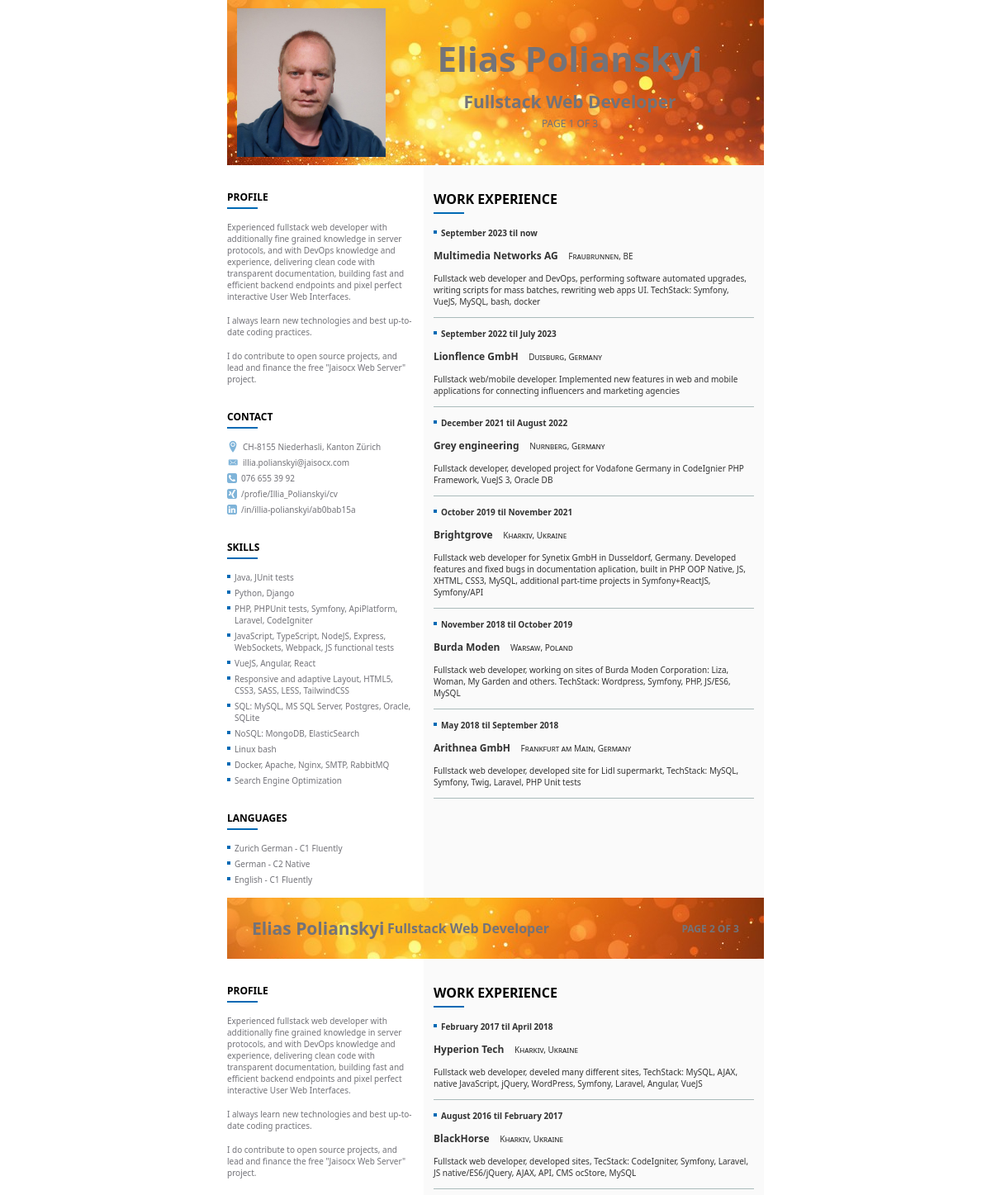
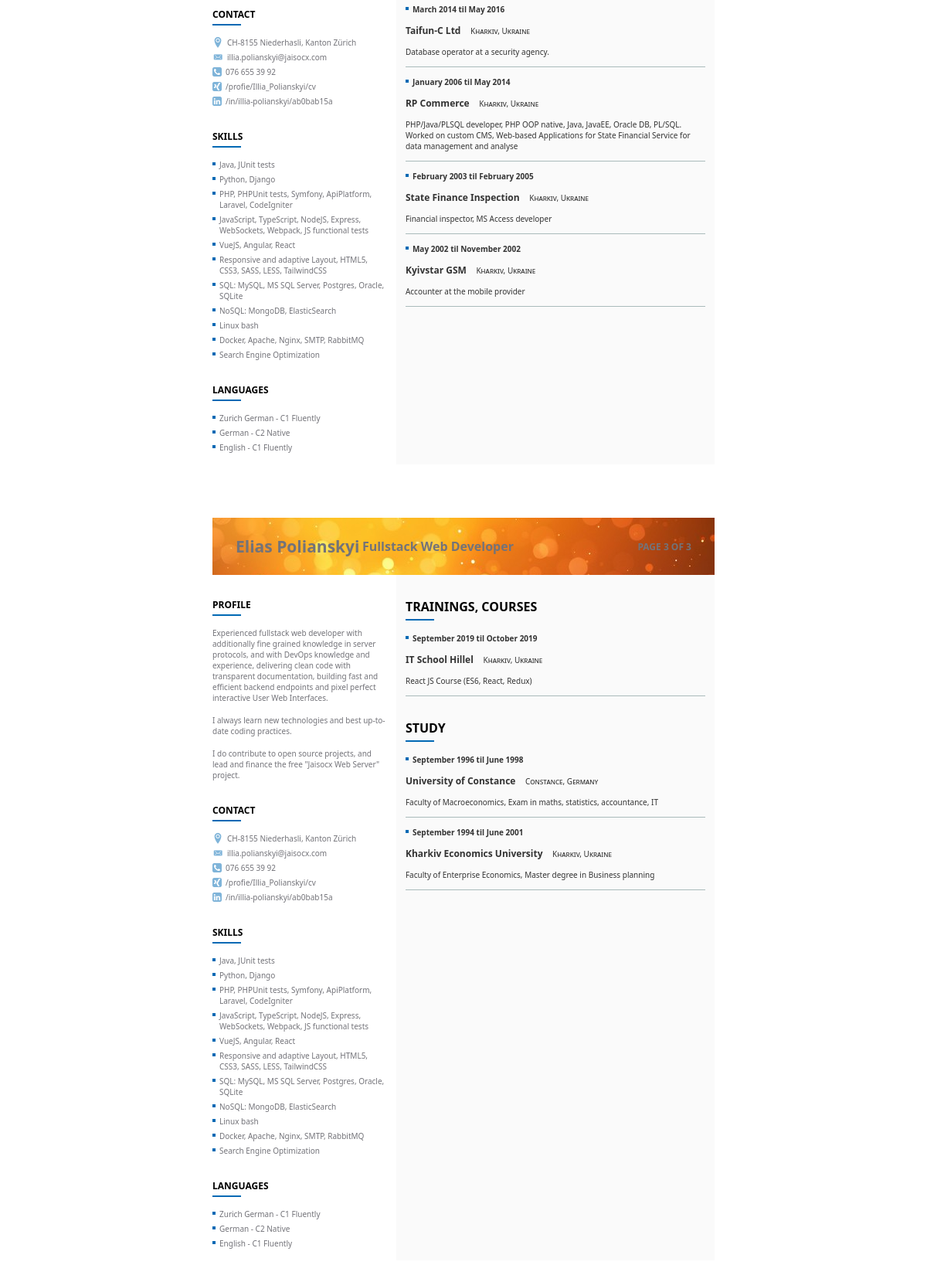
The page / on the database its author committed (2 pictures, top to bottom).
### tables this page shows
CREATE TABLE `cv_items` (
  `id` int NOT NULL AUTO_INCREMENT,
  `experience_art` varchar(16) NOT NULL DEFAULT 'job',
  `year_start` int NOT NULL DEFAULT '0',
  `month_start` int NOT NULL DEFAULT '0',
  `year_finish` int DEFAULT NULL,
  `month_finish` int DEFAULT NULL,
  `page_number` int NOT NULL DEFAULT '0',
  `company_name` varchar(255) NOT NULL,
  `company_location` varchar(255) NOT NULL,
  `job_description` varchar(1024) NOT NULL,
  `created_at` datetime DEFAULT CURRENT_TIMESTAMP,
  PRIMARY KEY (`id`)
);

### www/php/work-experience-item.php (called while the page is built)
<?php
function getWorkExperienceItemHtml(
    $dateStart,
    $dateFinish,
    $companyName,
    $companyLocation,
    $jobDescription
): string {
    $tplHtml = file_get_contents(__DIR__ . "/work-experience-item.tpl");
    $tplHtml = str_ireplace('{dateStart}', $dateStart, $tplHtml);
    $tplHtml = str_ireplace('{dateFinish}', $dateFinish, $tplHtml);
    $tplHtml = str_ireplace('{companyName}', $companyName, $tplHtml);
    $tplHtml = str_ireplace('{companyLocation}', $companyLocation, $tplHtml);
    $tplHtml = str_ireplace('{jobDescription}', $jobDescription, $tplHtml);
    return $tplHtml;
}

### www/php/db.php (the view, shortened to what this page needs)
<?php
class Database {
    private $host = 'mysql:3306';
    private $dbName = 'cv';
    private $username = 'cv';
    private $password = 'asd';
    private $pdo = null;
    public function getConnection() {
        try {
            $this->pdo = new PDO("mysql:host={$this->host};dbname={$this->dbName}", $this->username, $this->password);
            $this->pdo->setAttribute(PDO::ATTR_ERRMODE, PDO::ERRMODE_EXCEPTION);
            return $this->pdo;
        } catch (PDOException $e) {
            echo "Connection error: " . $e->getMessage();
            return null;
        }
    }
    public function getRecordset($sql, $params = []) {
        try {
            $this->stmt = $this->pdo->prepare($sql);
            $this->stmt->execute($params);
            return $this->stmt->fetchAll(PDO::FETCH_ASSOC);
        } catch (PDOException $e) {
            echo "Query error: " . $e->getMessage();
            return null;
        }
    }
    protected function formatDate($lang, $month, $year): string {
        if (($month === null) && !$year) {
            return 'now';
        }
        return self::MONTHS_NAMES[$lang][$month-1] . ' ' . $year;
    }
    public function echoCVExperienceItem(
        $experienceArt,
        $pageNumber
    ) {
        $sql = "SELECT * FROM cv_items where experience_art=:experience_art and page_number=:page_number";
        $params = [
            ':experience_art' => $experienceArt,
            ':page_number' => $pageNumber,
        ];
        $result = $this->getRecordset($sql, $params);
        foreach ($result as $row) {
            echo getWorkExperienceItemHtml(
                $this->formatDate('en', $row['month_start'], $row['year_start']),
                $this->formatDate('en', $row['month_finish'], $row['year_finish']),
                $row['company_name'],
                $row['company_location'],
                $row['job_description'],
            );
        }
    }
    public function close() {
        if ($this->pdo !== null) {
            $this->pdo = null;
        }
    }
}

### www/index.php (shortened to what this page needs)
<?php
require_once($_SERVER['DOCUMENT_ROOT'] . "/php/work-experience-item.php");
require_once($_SERVER['DOCUMENT_ROOT'] . "/php/db.php");
$db = new Database();
?>
<!DOCTYPE html>
<html lang="en">
<head>
    <link rel="stylesheet" href="css/main.css">
    <link rel="stylesheet" href="css/icons.css">
</head>
<body>
    <header class="header1">
        <div class="img">
            <img src="images/Photo.jpg">
        </div>
        <div class="name">
            <h1>Elias Polianskyi</h1>
            <h2>Fullstack Web Developer</h2>
            <span class="smll">Page 1 of 3</span>
        </div>
    </header>
    <main class="main">
        <?php
            include($_SERVER['DOCUMENT_ROOT'] . '/php/sidebar.php');
        ?>
        <div class="col col-right">
            <section>
                <head>
                    <h3>work experience</h3>
                </head>
                <content>
<?php
$db->echoCVExperienceItem('job', 1);
?>
                </content>
            </section>
        </div>
    </main>
    <div class="page">
        <header class="header2">
            <div class="name">
                <h2>Elias Polianskyi</h2>
                <h2 class="sml">Fullstack Web Developer</h2>
            </div>
            <h2 class="smll">Page 2 of 3</h2>
        </header>
        <main class="main">
            <?php
                include($_SERVER['DOCUMENT_ROOT'] . '/php/sidebar.php');
            ?>
            <div class="col col-right">
            <section>
                    <head>
                        <h3>work experience</h3>
                    </head>
                    <content>
    <?php
    $db->echoCVExperienceItem('job', 2);
    ?>
                    </content>
                </section>
            </div>
        </main>
    </div>
    <div class="page">
        <header class="header2">
            <div class="name">
                <h2>Elias Polianskyi</h2>
                <h2 class="sml">Fullstack Web Developer</h2>
            </div>
            <h2 class="smll">Page 3 of 3</h2>
        </header>
        <main class="main">
            <?php
                include($_SERVER['DOCUMENT_ROOT'] . '/php/sidebar.php');
            ?>
            <div class="col col-right">
            <section>
                    <head>
                        <h3>Trainings, Courses</h3>
                    </head>
                    <content>
    <?php
    $db->echoCVExperienceItem('course', 3);
    ?>
                    </content>
                </section>
                <section>
                    <head>
                        <h3>Study</h3>
                    </head>
                    <content>
    <?php
    $db->echoCVExperienceItem('studies', 3);
    ?>
                    </content>
                </section>
            </div>
        </main>
    </div>
</body>
</html>

### www/php/sidebar.php
<div class="col col-left">
    <h4>Profile</h4>
    <p>Experienced fullstack web developer
        with additionally fine grained knowledge in server protocols,
        and with DevOps knowledge and experience,
        delivering clean code with transparent documentation,
        building fast and efficient backend endpoints and pixel perfect interactive User Web Interfaces.</p>
    <p>I always learn new technologies and best up-to-date coding practices.</p>
    <p>I do contribute to open source projects, and lead and finance the free "Jaisocx Web Server" project.</p>
    <h4>contact</h4>
    <ul>
        <li><i class="icon-location2"></i>CH-8155 Niederhasli, Kanton Zürich</li>
        <li><i class="icon-mail-envelope-closed"></i>illia.polianskyi@jaisocx.com</li>
        <li><i class="icon-phone-square"></i>076 655 39 92</li>
        <li><i class="icon-xing-square"></i>/profie/Illia_Polianskyi/cv</li>
        <li><i class="icon-linkedin-square"></i>/in/illia-polianskyi/ab0bab15a</li>
    </ul>
    <h4>skills</h4>
    <ul class="point">
        <li>Java, JUnit tests</li>
        <li>Python, Django</li>
        <li>PHP, PHPUnit tests, Symfony, ApiPlatform, Laravel, CodeIgniter</li>
        <li>JavaScript, TypeScript, NodeJS, Express, WebSockets, Webpack, JS functional tests</li>
        <li>VueJS, Angular, React</li>
        <li>Responsive and adaptive Layout, HTML5, CSS3, SASS, LESS, TailwindCSS</li>
        <li>SQL: MySQL, MS SQL Server, Postgres, Oracle, SQLite</li>
        <li>NoSQL: MongoDB, ElasticSearch</li>
        <li>Linux bash</li>
        <li>Docker, Apache, Nginx, SMTP, RabbitMQ</li>
        <li>Search Engine Optimization</li>
    </ul>
    <h4>languages</h4>
    <ul class="point">
        <li>Zurich German - C1 Fluently</li>
        <li>German - C2 Native</li>
        <li>English - C1 Fluently</li>
    </ul>
</div>

### www/css/main.css (style rules this page uses)
body { font-family: 'Noto Sans', sans-serif; width: 650px; margin: 0 auto; }
:root { --page-height: 1030px; }
.page { min-height: var(--page-height); max-height: var(--page-height); }
.header1 { background-image: url("/images/glittering-golden-sparkles-stockcake.jpg"); width: 100%; height: 200px; display: flex; justify-content: stretch; align-items: center; padding: 0 12px; color: #737379; box-sizing: border-box; }
.header1 .img { display: flex; align-items: flex-end; justify-content: center; overflow: hidden; width: 180px; height: 180px; border-radius: 0%; }
.header1 .img img { display: block; width: 100%; height: auto; }
.header1 .name { text-align: center; flex-grow: 1; }
h1 { font-size: 42px; margin: 0 0 10px 0; }
h2 { font-size: 21px; margin: 0; }
.main { color: #737379; font-size: 10px; display: flex; }
ul { padding: unset; margin: 15px 0; }
li { list-style-type: none; display: flex; align-items: flex-start; justify-content: stretch; margin-bottom: 5px; }
p { margin-top: 15px; margin-bottom: 15px; }
li > i { display: inline-block; margin-right: 5px; font-size: 14px; color: #7fb4d9; }
.point li:before { content: ''; display: inline-block; height: 4px; width: 4px; min-height: 4px; min-width: 4px; background-color: #0069b4; margin-top: 4px; margin-right: 5px; }
h3 { color: #000; font-size: 16px; margin-top: 30px; text-transform: uppercase; }
h3:after { content: ''; display: block; margin-top: 5px; width: 37px; height: 2px; background-color: #0069b4; }
h4 { font-size: 12px; margin-top: 30px; margin-bottom: 0; text-transform: uppercase; color: #000; }
h4:after { content: ''; display: block; margin-top: 4px; width: 37px; height: 2px; background-color: #0069b4; }
.main { position: relative; }
.col-left { background-color: #fff; width: 37%; padding-left: 0; padding-right: 10px; }
.col-right { background-color: #fafafa; width: 63%; padding: 0 12px; }
.header2 { background-image: url("/images/glittering-golden-sparkles-stockcake.jpg"); width: 100%; height: 74px; display: flex; justify-content: space-between; align-items: center; color: #737379; padding: 0 30px; box-sizing: border-box; }
.header2 .name { display: flex; flex-direction: row; width: 61%; justify-content: space-between; align-items: center; }
.sml { font-size: 16px; }
.smll { font-size: 12px; text-transform: uppercase; }
.work-experience-item { color: #333; width: 100%; padding-bottom: 0px; border-bottom: 1px solid #abb; }
.work-experience-item > div { margin: 12px 0; }
.work-experience-item .period ul { margin: unset; }
.work-experience-item .company .company-name { display: inline-block; margin-right: 10px; font-weight: 800; font-size: 12px; }
.work-experience-item .company .company-location { display: inline-block; font-size: 10px; font-variant: small-caps; }
.work-experience-item .job-description { font-size: 10px; line-height: 1.4em; }

### rows shown on the page
cv_items: month_start+year_start+month_finish "September 2023 til now Multimedia Networks AG Fraubrunnen, BE Fullstack web developer and DevOps, performing software automated upgrades, writing scripts for mass batches, rewriting web apps UI. TechStack: Symfony, VueJS, MySQL, bash, docker"
cv_items: month_start+year_start+month_finish "September 2022 til July 2023 Lionflence GmbH Duisburg, Germany Fullstack web/mobile developer. Implemented new features in web and mobile applications for connecting influencers and marketing agencies"
cv_items: month_start+year_start+month_finish "December 2021 til August 2022 Grey engineering Nurnberg, Germany Fullstack developer, developed project for Vodafone Germany in CodeIgnier PHP Framework, VueJS 3, Oracle DB"
cv_items: month_start+year_start+month_finish "October 2019 til November 2021 Brightgrove Kharkiv, Ukraine Fullstack web developer for Synetix GmbH in Dusseldorf, Germany. Developed features and fixed bugs in documentation aplication, built in PHP OOP Native, JS, XHTML, CSS3, MySQL, additional part-time projects in Symfony+ReactJS, Symfony/API"
cv_items: month_start+year_start+month_finish "November 2018 til October 2019 Burda Moden Warsaw, Poland Fullstack web developer, working on sites of Burda Moden Corporation: Liza, Woman, My Garden and others. TechStack: Wordpress, Symfony, PHP, JS/ES6, MySQL"
cv_items: month_start+year_start+month_finish "May 2018 til September 2018 Arithnea GmbH Frankfurt am Main, Germany Fullstack web developer, developed site for Lidl supermarkt, TechStack: MySQL, Symfony, Twig, Laravel, PHP Unit tests"
cv_items: month_start+year_start+month_finish "February 2017 til April 2018 Hyperion Tech Kharkiv, Ukraine Fullstack web developer, develed many different sites, TechStack: MySQL, AJAX, native JavaScript, jQuery, WordPress, Symfony, Laravel, Angular, VueJS"
cv_items: month_start+year_start+month_finish "August 2016 til February 2017 BlackHorse Kharkiv, Ukraine Fullstack web developer, developed sites, TecStack: CodeIgniter, Symfony, Laravel, JS native/ES6/jQuery, AJAX, API, CMS ocStore, MySQL"
cv_items: month_start+year_start+month_finish "March 2014 til May 2016 Taifun-C Ltd Kharkiv, Ukraine Database operator at a security agency."
cv_items: month_start+year_start+month_finish "January 2006 til May 2014 RP Commerce Kharkiv, Ukraine PHP/Java/PLSQL developer, PHP OOP native, Java, JavaEE, Oracle DB, PL/SQL. Worked on custom CMS, Web-based Applications for State Financial Service for data management and analyse"
cv_items: month_start+year_start+month_finish "February 2003 til February 2005 State Finance Inspection Kharkiv, Ukraine Financial inspector, MS Access developer"
cv_items: month_start+year_start+month_finish "May 2002 til November 2002 Kyivstar GSM Kharkiv, Ukraine Accounter at the mobile provider"
cv_items: month_start+year_start+month_finish "September 2019 til October 2019 IT School Hillel Kharkiv, Ukraine React JS Course (ES6, React, Redux)"
cv_items: month_start+year_start+month_finish "September 1996 til June 1998 University of Constance Constance, Germany Faculty of Macroeconomics, Exam in maths, statistics, accountance, IT"
cv_items: month_start+year_start+month_finish "September 1994 til June 2001 Kharkiv Economics University Kharkiv, Ukraine Faculty of Enterprise Economics, Master degree in Business planning"
